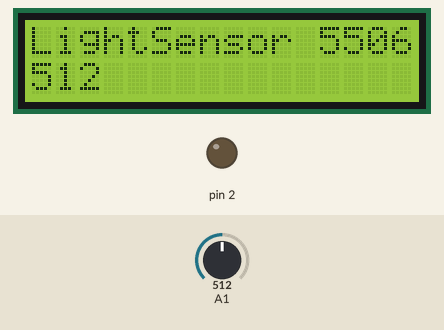
Simulated run of this sketch. Board: Arduino Uno, built with avr-gcc and run on an emulated ATmega328P. On the bench: 16×2 character LCD, output pins drawn as LEDs (lit = HIGH). Dashed ring = blinking. The inputs (shaded band) are chosen by the test bench; at power-on: A1 = 512.

Above: at 1.2 s.
1.3 s: A1 set to 312
At 2.7 s:
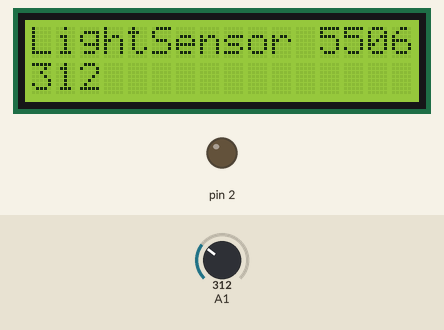
3.0 s: A1 set to 293
At 3.45 s:
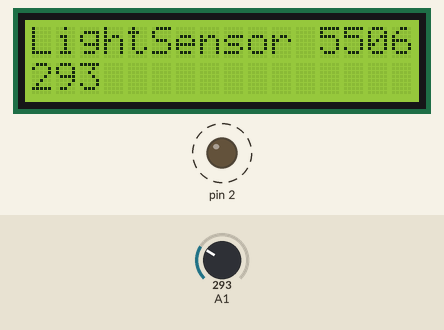
6.0 s: A1 set to 306
At 6.8 s:
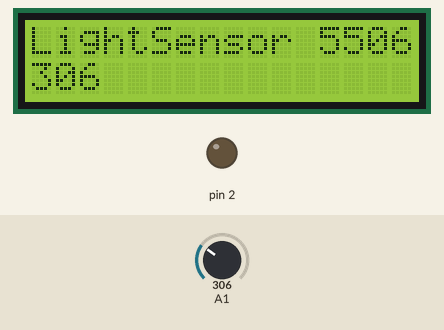
Timing chart, 0 to 9.0 s (numbered marks = the images above; inputs shaded):
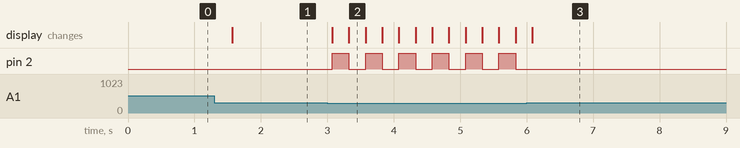

The sketch:

_5506WithDisplay.ino
```cpp
//Sample using LiquidCrystal library
#include <LiquidCrystal.h>

// select the pins used on the LCD panel
LiquidCrystal lcd(8, 9, 4, 5, 6, 7);


void setup()
{
 lcd.begin(16, 2);              // start the library
 lcd.setCursor(0,0);
 lcd.print("LightSensor 5506"); // print a simple message
 pinMode(2, OUTPUT);
}

void loop()
{
 int adc_in = analogRead(A1);

 lcd.setCursor(0,1);            // move to the begining of the second line
 lcd.print(adc_in);             // print a simple message
 if(adc_in>300){
   lcd.display();
   delay(250);
 } else {
   lcd.noDisplay();
   digitalWrite(2, HIGH);
   delay(250);
   lcd.display();
   digitalWrite(2, LOW);
 }
 delay(250);
 lcd.print("    ");

}
```

Measured:
- the behaviour switches between 301 and 300 on A1 (found by bisection; images 1 and 2)
- after the input at 1.3 s, the display: changes after 0.27 s (image 1)
- after the input at 3.0 s, pin 2: alternates HIGH for 0.25 s and LOW for 0.25 s, starting after 0.07 s; the display: first changes after 0.07 s (image 2 shows a later state)
- after the input at 6.0 s, pin 2: stops changing and stays LOW; the display: changes after 0.08 s (image 3)
